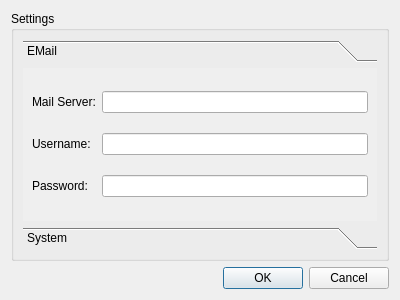
<?xml version="1.0" encoding="UTF-8"?>
<ui version="4.0">
 <class>SettingsWindow</class>
 <widget class="QDialog" name="SettingsWindow">
  <property name="geometry">
   <rect>
    <x>0</x>
    <y>0</y>
    <width>400</width>
    <height>300</height>
   </rect>
  </property>
  <property name="windowTitle">
   <string>Settings</string>
  </property>
  <layout class="QGridLayout" name="gridLayout">
   <item row="2" column="0">
    <widget class="QDialogButtonBox" name="buttonBox">
     <property name="orientation">
      <enum>Qt::Horizontal</enum>
     </property>
     <property name="standardButtons">
      <set>QDialogButtonBox::Cancel|QDialogButtonBox::Ok</set>
     </property>
    </widget>
   </item>
   <item row="1" column="0">
    <widget class="QGroupBox" name="groupBox">
     <property name="title">
      <string>Settings</string>
     </property>
     <layout class="QGridLayout" name="gridLayout_2">
      <item row="0" column="0">
       <widget class="QToolBox" name="toolBox">
        <property name="currentIndex">
         <number>0</number>
        </property>
        <widget class="QWidget" name="EMail">
         <property name="geometry">
          <rect>
           <x>0</x>
           <y>0</y>
           <width>356</width>
           <height>157</height>
          </rect>
         </property>
         <attribute name="label">
          <string>EMail</string>
         </attribute>
         <layout class="QGridLayout" name="gridLayout_3">
          <item row="0" column="0">
           <widget class="QLabel" name="label">
            <property name="text">
             <string>Mail Server:</string>
            </property>
           </widget>
          </item>
          <item row="0" column="1">
           <widget class="QLineEdit" name="serverLineEdit"/>
          </item>
          <item row="1" column="0">
           <widget class="QLabel" name="label_2">
            <property name="text">
             <string>Username:</string>
            </property>
           </widget>
          </item>
          <item row="1" column="1">
           <widget class="QLineEdit" name="usernameLineEdit"/>
          </item>
          <item row="2" column="0">
           <widget class="QLabel" name="label_3">
            <property name="text">
             <string>Password:</string>
            </property>
           </widget>
          </item>
          <item row="2" column="1">
           <widget class="QLineEdit" name="passwordLineEdit">
            <property name="echoMode">
             <enum>QLineEdit::Password</enum>
            </property>
            <property name="readOnly">
             <bool>false</bool>
            </property>
           </widget>
          </item>
         </layout>
        </widget>
        <widget class="QWidget" name="System">
         <property name="geometry">
          <rect>
           <x>0</x>
           <y>0</y>
           <width>356</width>
           <height>157</height>
          </rect>
         </property>
         <attribute name="label">
          <string>System</string>
         </attribute>
         <layout class="QGridLayout" name="gridLayout_4">
          <item row="0" column="0">
           <widget class="QLabel" name="label_4">
            <property name="text">
             <string>Hypha Handlers</string>
            </property>
           </widget>
          </item>
          <item row="0" column="1">
           <widget class="QLineEdit" name="handlersPathEdit"/>
          </item>
          <item row="0" column="2">
           <widget class="QToolButton" name="handlersButton">
            <property name="text">
             <string>...</string>
            </property>
           </widget>
          </item>
          <item row="1" column="0">
           <widget class="QLabel" name="label_5">
            <property name="text">
             <string>Hypha Plugins</string>
            </property>
           </widget>
          </item>
          <item row="1" column="1">
           <widget class="QLineEdit" name="pluginsPathEdit"/>
          </item>
          <item row="1" column="2">
           <widget class="QToolButton" name="pluginsButton">
            <property name="text">
             <string>...</string>
            </property>
           </widget>
          </item>
         </layout>
        </widget>
       </widget>
      </item>
     </layout>
    </widget>
   </item>
  </layout>
 </widget>
 <resources/>
 <connections>
  <connection>
   <sender>buttonBox</sender>
   <signal>accepted()</signal>
   <receiver>SettingsWindow</receiver>
   <slot>accept()</slot>
   <hints>
    <hint type="sourcelabel">
     <x>248</x>
     <y>254</y>
    </hint>
    <hint type="destinationlabel">
     <x>157</x>
     <y>274</y>
    </hint>
   </hints>
  </connection>
  <connection>
   <sender>buttonBox</sender>
   <signal>rejected()</signal>
   <receiver>SettingsWindow</receiver>
   <slot>reject()</slot>
   <hints>
    <hint type="sourcelabel">
     <x>316</x>
     <y>260</y>
    </hint>
    <hint type="destinationlabel">
     <x>286</x>
     <y>274</y>
    </hint>
   </hints>
  </connection>
 </connections>
</ui>
